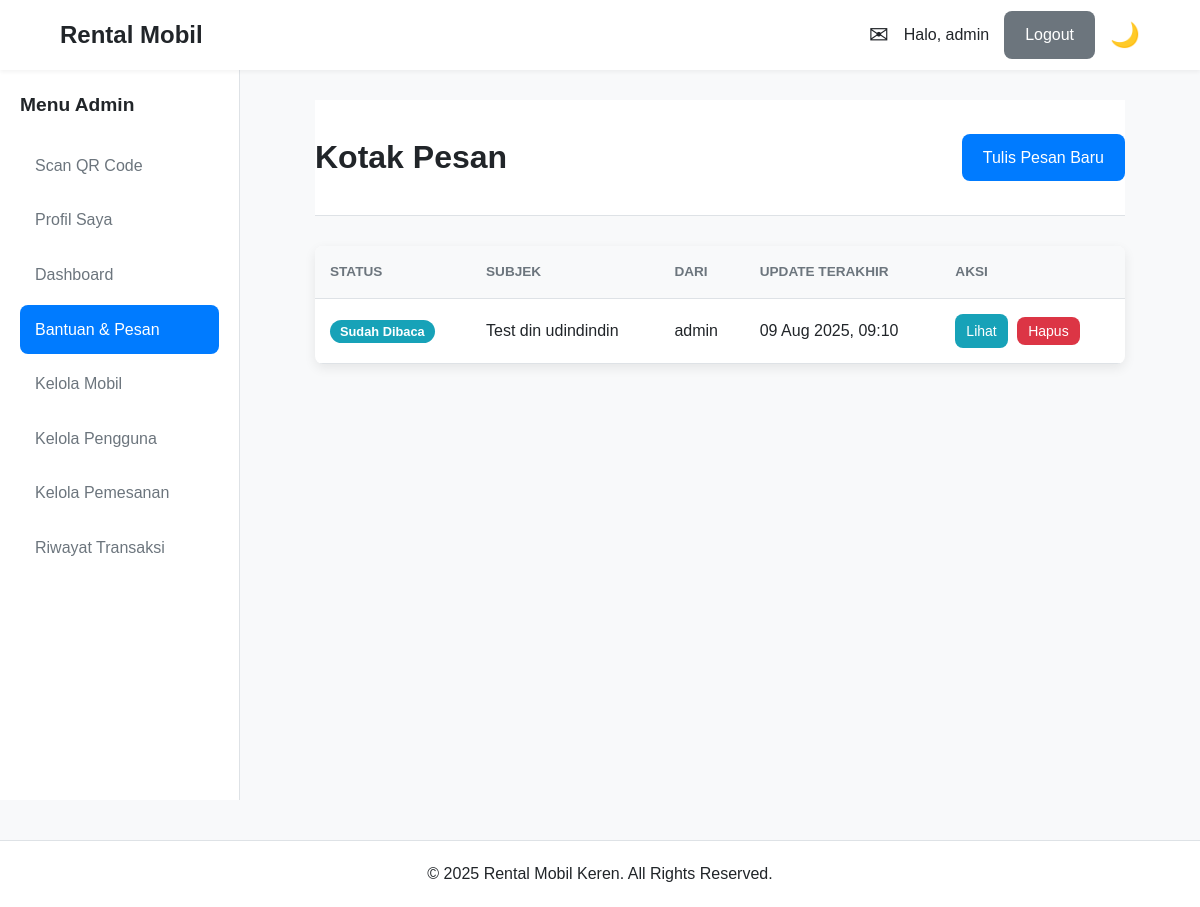
/actions/pesan/inbox.php (signed in), run on the app's committed database.
### tables this page shows
CREATE TABLE `pesan_bantuan` (
  `id_pesan` int(11) NOT NULL,
  `id_pengirim` int(11) NOT NULL,
  `id_penerima` int(11) DEFAULT NULL,
  `parent_id` int(11) DEFAULT NULL,
  `subjek` varchar(255) NOT NULL,
  `isi_pesan` text NOT NULL,
  `waktu_kirim` timestamp NOT NULL DEFAULT current_timestamp(),
  `status_pesan` enum('Belum Dibaca','Sudah Dibaca','Dibalas') NOT NULL DEFAULT 'Belum Dibaca',
  `updated_at` timestamp NOT NULL DEFAULT current_timestamp() ON UPDATE current_timestamp()
);

CREATE TABLE `pengguna` (
  `id_pengguna` int(11) NOT NULL,
  `username` varchar(50) NOT NULL,
  `password` varchar(255) NOT NULL,
  `nama_lengkap` varchar(100) NOT NULL,
  `nik` varchar(16) DEFAULT NULL,
  `foto_ktp` varchar(255) DEFAULT NULL,
  `email` varchar(100) NOT NULL,
  `no_telp` varchar(15) NOT NULL,
  `alamat` text DEFAULT NULL,
  `role` enum('Admin','Karyawan','Pelanggan') NOT NULL DEFAULT 'Pelanggan',
  `created_at` timestamp NOT NULL DEFAULT current_timestamp()
);

### actions/pesan/inbox.php (the view, shortened to what this page needs)
<?php
require_once '../../includes/config.php';
require_once '../../includes/header.php';
$id_pengguna_session = $_SESSION['id_pengguna'];
$role_session = $_SESSION['role'];
try {
    $sql = "
        SELECT DISTINCT p_main.*, u_pengirim.nama_lengkap AS nama_pengirim
        FROM pesan_bantuan AS p_main
        JOIN pengguna AS u_pengirim ON p_main.id_pengirim = u_pengirim.id_pengguna
    ";
    $params = [];
    if ($role_session === 'Pelanggan') {
        $sql .= "
            WHERE p_main.parent_id IS NULL
            AND (p_main.id_pengirim = ? OR p_main.id_penerima = ?)
        ";
        $params[] = $id_pengguna_session;
        $params[] = $id_pengguna_session;
    } else {
        $sql .= " WHERE p_main.parent_id IS NULL";
    }
    $sql .= " ORDER BY p_main.updated_at DESC";
    $stmt = $pdo->prepare($sql);
    $stmt->execute($params);
    $pesan_list = $stmt->fetchAll();
} catch (PDOException $e) {
    $pesan_list = [];
}
?>
<div class="page-header with-action">
    <h1>Kotak Pesan</h1>
    <a href="tulis.php" class="btn btn-primary">Tulis Pesan Baru</a>
</div>
<div class="table-container">
    <table>
        <thead>
            <tr>
                <th>Status</th>
                <th>Subjek</th>
                <?php if (in_array($role_session, ['Admin', 'Karyawan'])): ?>
                    <th>Dari</th>
                <?php endif; ?>
                <th>Update Terakhir</th>
                <th>Aksi</th>
            </tr>
        </thead>
        <tbody>
            <?php if (empty($pesan_list)): ?>
                <tr>
                    <td colspan="5" style="text-align:center;">Tidak ada percakapan.</td>
                </tr>
                <?php else: foreach ($pesan_list as $pesan):
                    $is_unread = false;
                ?>
                    <tr style="<?= $is_unread ? 'font-weight: bold;' : '' ?>">
                        <td><span class="status-badge status-<?= strtolower(str_replace(' ', '-', $pesan['status_pesan'])) ?>"><?= $pesan['status_pesan'] ?></span></td>
                        <td><?= htmlspecialchars($pesan['subjek']) ?></td>
                        <?php if (in_array($role_session, ['Admin', 'Karyawan'])): ?>
                            <td><?= htmlspecialchars($pesan['nama_pengirim']) ?></td>
                        <?php endif; ?>
                        <td><?= date('d M Y, H:i', strtotime($pesan['updated_at'])) ?></td>
                        <td>
                            <a href="detail.php?id=<?= $pesan['id_pesan'] ?>" class="btn btn-info btn-sm">Lihat</a>
                            <form action="hapus.php" method="POST" style="display:inline-block;" onsubmit="return confirm('Anda yakin ingin menghapus seluruh percakapan ini? Tindakan ini tidak bisa dibatalkan.');">
                                <button type="submit" class="btn btn-danger btn-sm">Hapus</button>
                            </form>
                        </td>
                    </tr>
            <?php endforeach;
            endif; ?>
        </tbody>
    </table>
</div>
<?php require_once '../../includes/footer.php'; ?>

### assets/css/style.css (style rules this page uses)
:root { --primary-color: #007bff; --secondary-color: #6c757d; --success-color: #28a745; --danger-color: #dc3545; --warning-color: #ffc107; --info-color: #17a2b8; --bg-color: #f8f9fa; --surface-color: #ffffff; --text-color: #212529; --muted-text-color: #6c757d; --border-color: #dee2e6; --font-family: 'Poppins', sans-serif; --header-height: 70px; --sidebar-width: 240px; --border-radius: 8px; --box-shadow: 0 4px 12px rgba(0, 0, 0, 0.08); }
* { margin: 0; padding: 0; box-sizing: border-box; }
body { font-family: var(--font-family); background-color: var(--bg-color); color: var(--text-color); line-height: 1.6; }
a { color: var(--primary-color); text-decoration: none; transition: color 0.2s; }
.btn { display: inline-block; padding: 10px 20px; font-size: 1rem; font-weight: 500; border: 1px solid transparent; border-radius: var(--border-radius); cursor: pointer; transition: all 0.2s; text-align: center; }
.btn-primary { background-color: var(--primary-color); color: #fff; }
.btn-danger { background-color: var(--danger-color); color: #fff; }
.btn-sm { padding: 5px 10px; font-size: 0.875rem; }
.table-container { background-color: var(--surface-color); border-radius: var(--border-radius); box-shadow: var(--box-shadow); overflow-x: auto; }
table { width: 100%; border-collapse: collapse; }
th, td { padding: 15px; text-align: left; border-bottom: 1px solid var(--border-color); }
th { background-color: var(--bg-color); font-weight: 600; }
.status-badge { padding: 4px 10px; border-radius: 12px; font-size: 0.8rem; font-weight: 600; color: #fff; text-transform: capitalize; white-space: nowrap; }
.status-perawatan, .status-pengajuan-ambil-cepat, .status-pelanggan, .status-admin, .status-karyawan, .status-pelanggan, .status-sudah-dibaca { background-color: var(--info-color); }
.page-header { background-color: var(--surface-color); padding: 2rem 0; text-align: center; margin-bottom: 30px; border-bottom: 1px solid var(--border-color); }
.page-header h1 { margin-bottom: 5px; }
.btn-info { background-color: var(--info-color); color: #fff; }

### assets/css/dashboard.css (style rules this page uses)
.page-header { margin-bottom: 20px; }
.page-header.with-action { display: flex; justify-content: space-between; align-items: center; }
.table-container { background-color: var(--surface-color); border-radius: var(--border-radius); box-shadow: var(--box-shadow); overflow-x: auto; }
table { width: 100%; border-collapse: collapse; }
th, td { padding: 15px; text-align: left; border-bottom: 1px solid var(--border-color); }
th { font-size: 0.85rem; text-transform: uppercase; color: var(--muted-text-color); }

### admin/css/admin.css (style rules this page uses)
.page-header.with-action { display: flex; justify-content: space-between; align-items: center; flex-wrap: wrap; gap: 20px; margin-bottom: 30px; }
.page-header.with-action h1 { margin-bottom: 0; }
.table-container th { font-size: 0.85rem; text-transform: uppercase; color: var(--muted-text-color); }
.table-container td .btn { margin-right: 5px; }

### data on the page
pesan_bantuan: status_pesan "Sudah Dibaca", subjek "Test din udindindin", id_pengirim.nama_lengkap "admin", updated_at "09 Aug 2025, 09:10"

### other printed values
$sapaan "admin"
$_SESSION['role'] "Admin"
